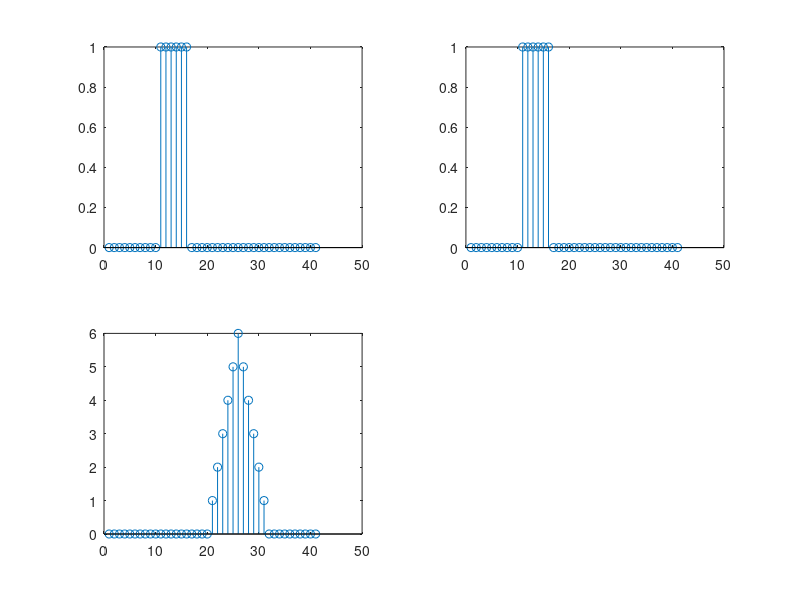

Write MATLAB code to recreate this figure.
clc
clear all
n=-10:10;
u1=(n>=0)
u2=((n-6)>=0);
x=u1-u2;
h=x;
m=length(x);
n=length(h);
x=[x,zeros(1,n-1)];
h=[h,zeros(1,m-1)];
y=zeros(1,m+n-1);


for i=1:m+n-1
    y(i)=0;
    for k=1:i
        y(i)=y(i)+(x(k)*h(i-k+1));
    end
end
subplot(2,2,1); stem(x);
subplot(2,2,2); stem(h);
subplot(2,2,3); stem(y);